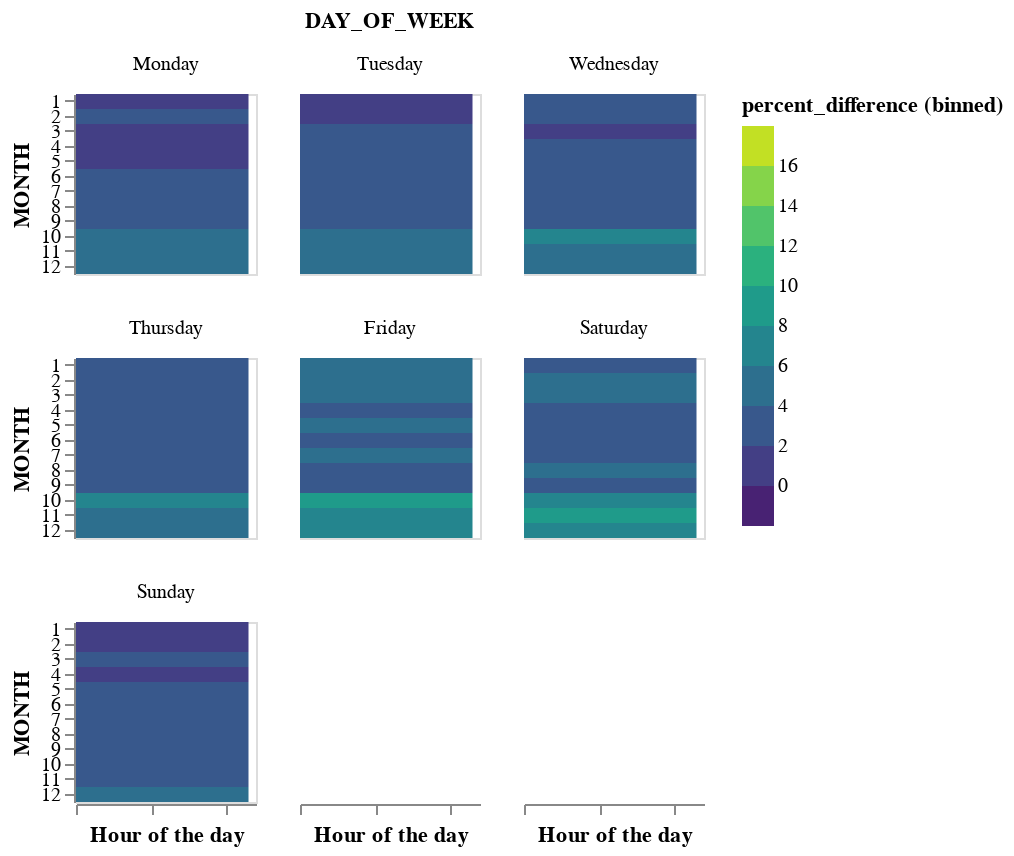

Notebook code cell kept with this figure:
### Code cell
base = alt.Chart(df).encode(
        alt.X('HOUR:Q', title='Hour of the day',scale=alt.Scale(paddingInner=0),axis=alt.Axis(labels=False)),
        alt.Y('MONTH:N'),
        facet=alt.Facet('DAY_OF_WEEK:N', columns=3,sort=["Monday", "Tuesday", "Wednesday", "Thursday","Friday", "Saturday", "Sunday"]),
    )
heatmap = base.mark_rect().encode(
        color=alt.Color('percent_difference:Q',
            scale=alt.Scale(scheme='viridis'),
                        bin=alt.Bin(maxbins=10))
        ).properties(width=90,height=90)
heatmap

### Figure 1 — Vega-Lite specification as saved in the notebook (floating-point values rounded to 4 significant figures; data arrays with more than 128 entries replaced by an {"elided": "..."} marker saying what was removed)
{"config": {"view": {"continuousWidth": 400, "continuousHeight": 300}}, "data": {"name": "data-39997741edc93dd7352056289ae8cd64"}, "mark": "rect", "encoding": {"color": {"type": "quantitative", "bin": {"maxbins": 10}, "field": "percent_difference", "scale": {"scheme": "viridis"}}, "facet": {"type": "nominal", "columns": 3, "field": "DAY_OF_WEEK", "sort": ["Monday", "Tuesday", "Wednesday", "Thursday", "Friday", "Saturday", "Sunday"]}, "x": {"type": "quantitative", "axis": {"labels": false}, "field": "HOUR", "scale": {"paddingInner": 0}, "title": "Hour of the day"}, "y": {"type": "nominal", "field": "MONTH"}}, "height": 90, "width": 90, "$schema": "https://vega.github.io/schema/vega-lite/v4.8.1.json", "datasets": {"data-39997741edc93dd7352056289ae8cd64": {"elided": "2016 records"}}}
